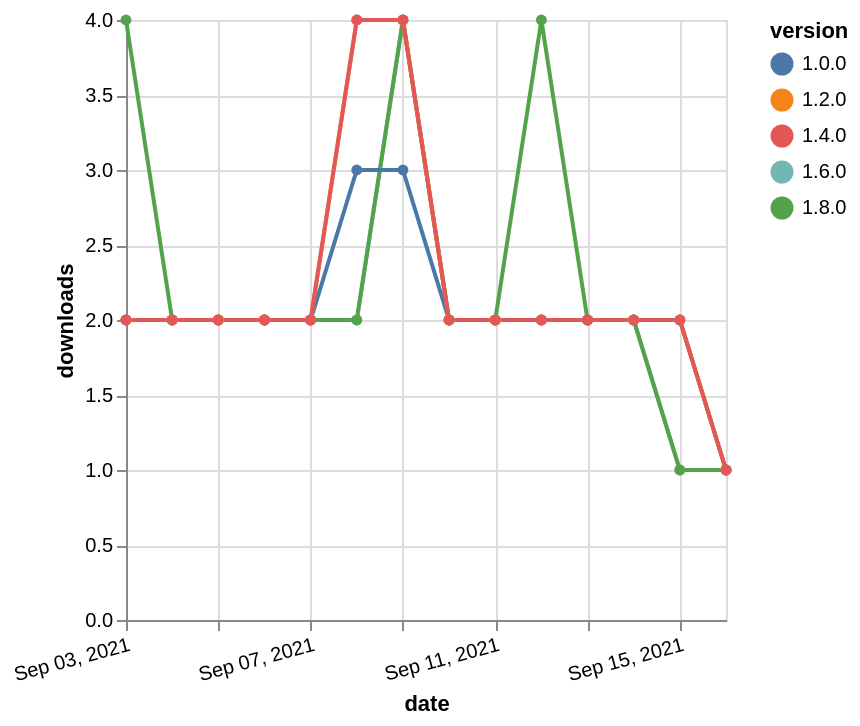

This figure's Vega-Lite source:
### Vega-Lite specification from a JSON file in a GitHub repository (floating-point values rounded to 4 significant figures)
{"$schema": "https://vega.github.io/schema/vega-lite/v5.json", "description": "A simple bar chart with embedded data.", "data": {"values": [{"date": "2021-09-03", "total": 2144, "delta": 2, "version": "1.6.0"}, {"date": "2021-09-04", "total": 2146, "delta": 2, "version": "1.6.0"}, {"date": "2021-09-05", "total": 2148, "delta": 2, "version": "1.6.0"}, {"date": "2021-09-06", "total": 2150, "delta": 2, "version": "1.6.0"}, {"date": "2021-09-07", "total": 2152, "delta": 2, "version": "1.6.0"}, {"date": "2021-09-08", "total": 2154, "delta": 2, "version": "1.6.0"}, {"date": "2021-09-09", "total": 2158, "delta": 4, "version": "1.6.0"}, {"date": "2021-09-10", "total": 2160, "delta": 2, "version": "1.6.0"}, {"date": "2021-09-11", "total": 2162, "delta": 2, "version": "1.6.0"}, {"date": "2021-09-12", "total": 2164, "delta": 2, "version": "1.6.0"}, {"date": "2021-09-13", "total": 2166, "delta": 2, "version": "1.6.0"}, {"date": "2021-09-14", "total": 2168, "delta": 2, "version": "1.6.0"}, {"date": "2021-09-15", "total": 2169, "delta": 1, "version": "1.6.0"}, {"date": "2021-09-16", "total": 2170, "delta": 1, "version": "1.6.0"}, {"date": "2021-09-03", "total": 1608, "delta": 4, "version": "1.8.0"}, {"date": "2021-09-04", "total": 1610, "delta": 2, "version": "1.8.0"}, {"date": "2021-09-05", "total": 1612, "delta": 2, "version": "1.8.0"}, {"date": "2021-09-06", "total": 1614, "delta": 2, "version": "1.8.0"}, {"date": "2021-09-07", "total": 1616, "delta": 2, "version": "1.8.0"}, {"date": "2021-09-08", "total": 1618, "delta": 2, "version": "1.8.0"}, {"date": "2021-09-09", "total": 1622, "delta": 4, "version": "1.8.0"}, {"date": "2021-09-10", "total": 1624, "delta": 2, "version": "1.8.0"}, {"date": "2021-09-11", "total": 1626, "delta": 2, "version": "1.8.0"}, {"date": "2021-09-12", "total": 1630, "delta": 4, "version": "1.8.0"}, {"date": "2021-09-13", "total": 1632, "delta": 2, "version": "1.8.0"}, {"date": "2021-09-14", "total": 1634, "delta": 2, "version": "1.8.0"}, {"date": "2021-09-15", "total": 1635, "delta": 1, "version": "1.8.0"}, {"date": "2021-09-16", "total": 1636, "delta": 1, "version": "1.8.0"}, {"date": "2021-09-03", "total": 2599, "delta": 2, "version": "1.0.0"}, {"date": "2021-09-04", "total": 2601, "delta": 2, "version": "1.0.0"}, {"date": "2021-09-05", "total": 2603, "delta": 2, "version": "1.0.0"}, {"date": "2021-09-06", "total": 2605, "delta": 2, "version": "1.0.0"}, {"date": "2021-09-07", "total": 2607, "delta": 2, "version": "1.0.0"}, {"date": "2021-09-08", "total": 2610, "delta": 3, "version": "1.0.0"}, {"date": "2021-09-09", "total": 2613, "delta": 3, "version": "1.0.0"}, {"date": "2021-09-10", "total": 2615, "delta": 2, "version": "1.0.0"}, {"date": "2021-09-11", "total": 2617, "delta": 2, "version": "1.0.0"}, {"date": "2021-09-12", "total": 2619, "delta": 2, "version": "1.0.0"}, {"date": "2021-09-13", "total": 2621, "delta": 2, "version": "1.0.0"}, {"date": "2021-09-14", "total": 2623, "delta": 2, "version": "1.0.0"}, {"date": "2021-09-15", "total": 2625, "delta": 2, "version": "1.0.0"}, {"date": "2021-09-16", "total": 2626, "delta": 1, "version": "1.0.0"}, {"date": "2021-09-03", "total": 2817, "delta": 2, "version": "1.2.0"}, {"date": "2021-09-04", "total": 2819, "delta": 2, "version": "1.2.0"}, {"date": "2021-09-05", "total": 2821, "delta": 2, "version": "1.2.0"}, {"date": "2021-09-06", "total": 2823, "delta": 2, "version": "1.2.0"}, {"date": "2021-09-07", "total": 2825, "delta": 2, "version": "1.2.0"}, {"date": "2021-09-08", "total": 2829, "delta": 4, "version": "1.2.0"}, {"date": "2021-09-09", "total": 2833, "delta": 4, "version": "1.2.0"}, {"date": "2021-09-10", "total": 2835, "delta": 2, "version": "1.2.0"}, {"date": "2021-09-11", "total": 2837, "delta": 2, "version": "1.2.0"}, {"date": "2021-09-12", "total": 2839, "delta": 2, "version": "1.2.0"}, {"date": "2021-09-13", "total": 2841, "delta": 2, "version": "1.2.0"}, {"date": "2021-09-14", "total": 2843, "delta": 2, "version": "1.2.0"}, {"date": "2021-09-15", "total": 2845, "delta": 2, "version": "1.2.0"}, {"date": "2021-09-16", "total": 2846, "delta": 1, "version": "1.2.0"}, {"date": "2021-09-03", "total": 2530, "delta": 2, "version": "1.4.0"}, {"date": "2021-09-04", "total": 2532, "delta": 2, "version": "1.4.0"}, {"date": "2021-09-05", "total": 2534, "delta": 2, "version": "1.4.0"}, {"date": "2021-09-06", "total": 2536, "delta": 2, "version": "1.4.0"}, {"date": "2021-09-07", "total": 2538, "delta": 2, "version": "1.4.0"}, {"date": "2021-09-08", "total": 2542, "delta": 4, "version": "1.4.0"}, {"date": "2021-09-09", "total": 2546, "delta": 4, "version": "1.4.0"}, {"date": "2021-09-10", "total": 2548, "delta": 2, "version": "1.4.0"}, {"date": "2021-09-11", "total": 2550, "delta": 2, "version": "1.4.0"}, {"date": "2021-09-12", "total": 2552, "delta": 2, "version": "1.4.0"}, {"date": "2021-09-13", "total": 2554, "delta": 2, "version": "1.4.0"}, {"date": "2021-09-14", "total": 2556, "delta": 2, "version": "1.4.0"}, {"date": "2021-09-15", "total": 2558, "delta": 2, "version": "1.4.0"}, {"date": "2021-09-16", "total": 2559, "delta": 1, "version": "1.4.0"}]}, "width": "container", "mark": {"type": "line", "point": {"filled": true}}, "encoding": {"x": {"field": "date", "type": "temporal", "timeUnit": "yearmonthdate", "title": "date", "axis": {"labelAngle": -15}}, "y": {"field": "delta", "type": "quantitative", "title": "downloads"}, "color": {"field": "version", "type": "nominal"}, "tooltip": {"field": "delta"}}}
